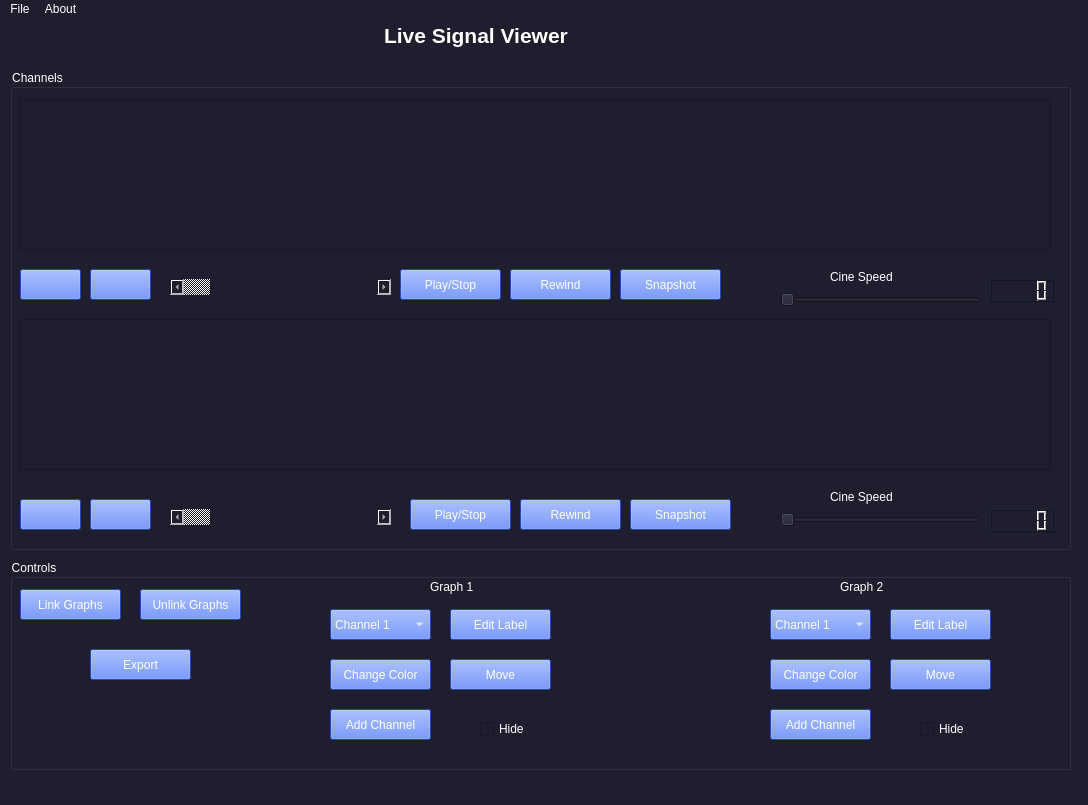
<?xml version="1.0" encoding="UTF-8"?>
<ui version="4.0">
 <class>MainWindow</class>
 <widget class="QMainWindow" name="MainWindow">
  <property name="geometry">
   <rect>
    <x>0</x>
    <y>0</y>
    <width>1088</width>
    <height>805</height>
   </rect>
  </property>
  <property name="windowTitle">
   <string>MainWindow</string>
  </property>
  <property name="styleSheet">
   <string notr="true">background-color: #1e1e2f;
color:white;</string>
  </property>
  <widget class="QWidget" name="centralwidget">
   <widget class="QTextBrowser" name="textBrowser">
    <property name="geometry">
     <rect>
      <x>380</x>
      <y>0</y>
      <width>381</width>
      <height>51</height>
     </rect>
    </property>
    <property name="styleSheet">
     <string notr="true">border:none;</string>
    </property>
    <property name="html">
     <string>&lt;!DOCTYPE HTML PUBLIC &quot;-//W3C//DTD HTML 4.0//EN&quot; &quot;http://www.w3.org/TR/REC-html40/strict.dtd&quot;&gt;
&lt;html&gt;&lt;head&gt;&lt;meta name=&quot;qrichtext&quot; content=&quot;1&quot; /&gt;&lt;style type=&quot;text/css&quot;&gt;
p, li { white-space: pre-wrap; }
&lt;/style&gt;&lt;/head&gt;&lt;body style=&quot; font-family:'MS Shell Dlg 2'; font-size:7.8pt; font-weight:400; font-style:normal;&quot;&gt;
&lt;p style=&quot; margin-top:0px; margin-bottom:0px; margin-left:0px; margin-right:0px; -qt-block-indent:0; text-indent:0px;&quot;&gt;&lt;span style=&quot; font-size:16pt; font-weight:600;&quot;&gt;Live Signal Viewer&lt;/span&gt;&lt;/p&gt;&lt;/body&gt;&lt;/html&gt;</string>
    </property>
   </widget>
   <widget class="QGroupBox" name="groupBox">
    <property name="geometry">
     <rect>
      <x>10</x>
      <y>50</y>
      <width>1061</width>
      <height>481</height>
     </rect>
    </property>
    <property name="styleSheet">
     <string notr="true"/>
    </property>
    <property name="title">
     <string>Channels</string>
    </property>
    <widget class="PlotWidget" name="graphicsView">
     <property name="geometry">
      <rect>
       <x>10</x>
       <y>30</y>
       <width>1031</width>
       <height>151</height>
      </rect>
     </property>
    </widget>
    <widget class="PlotWidget" name="graphicsView_2">
     <property name="geometry">
      <rect>
       <x>10</x>
       <y>250</y>
       <width>1031</width>
       <height>151</height>
      </rect>
     </property>
    </widget>
    <widget class="QPushButton" name="pushButton">
     <property name="geometry">
      <rect>
       <x>10</x>
       <y>200</y>
       <width>61</width>
       <height>31</height>
      </rect>
     </property>
     <property name="styleSheet">
      <string notr="true">background-color:#3366ff;
background-image: &quot;Assets/zoomin.png&quot;;</string>
     </property>
     <property name="text">
      <string/>
     </property>
     <property name="icon">
      <iconset>
       <normaloff>Assets/zoomin.png</normaloff>Assets/zoomin.png</iconset>
     </property>
    </widget>
    <widget class="QPushButton" name="pushButton_2">
     <property name="geometry">
      <rect>
       <x>80</x>
       <y>200</y>
       <width>61</width>
       <height>31</height>
      </rect>
     </property>
     <property name="styleSheet">
      <string notr="true">background-color:#3366ff;</string>
     </property>
     <property name="text">
      <string/>
     </property>
     <property name="icon">
      <iconset>
       <normaloff>Assets/zoom-out.png</normaloff>Assets/zoom-out.png</iconset>
     </property>
    </widget>
    <widget class="QPushButton" name="pushButton_6">
     <property name="geometry">
      <rect>
       <x>510</x>
       <y>430</y>
       <width>101</width>
       <height>31</height>
      </rect>
     </property>
     <property name="styleSheet">
      <string notr="true">background-color:#3366ff;</string>
     </property>
     <property name="text">
      <string>Rewind</string>
     </property>
    </widget>
    <widget class="QSlider" name="horizontalSlider">
     <property name="geometry">
      <rect>
       <x>770</x>
       <y>220</y>
       <width>201</width>
       <height>21</height>
      </rect>
     </property>
     <property name="orientation">
      <enum>Qt::Horizontal</enum>
     </property>
    </widget>
    <widget class="QLCDNumber" name="lcdNumber">
     <property name="geometry">
      <rect>
       <x>980</x>
       <y>210</y>
       <width>64</width>
       <height>23</height>
      </rect>
     </property>
    </widget>
    <widget class="QSlider" name="horizontalSlider_2">
     <property name="geometry">
      <rect>
       <x>770</x>
       <y>440</y>
       <width>201</width>
       <height>21</height>
      </rect>
     </property>
     <property name="orientation">
      <enum>Qt::Horizontal</enum>
     </property>
    </widget>
    <widget class="QLCDNumber" name="lcdNumber_2">
     <property name="geometry">
      <rect>
       <x>980</x>
       <y>440</y>
       <width>64</width>
       <height>23</height>
      </rect>
     </property>
    </widget>
    <widget class="QLabel" name="label">
     <property name="geometry">
      <rect>
       <x>820</x>
       <y>200</y>
       <width>111</width>
       <height>16</height>
      </rect>
     </property>
     <property name="text">
      <string>Cine Speed</string>
     </property>
    </widget>
    <widget class="QLabel" name="label_2">
     <property name="geometry">
      <rect>
       <x>820</x>
       <y>420</y>
       <width>111</width>
       <height>16</height>
      </rect>
     </property>
     <property name="text">
      <string>Cine Speed</string>
     </property>
    </widget>
    <widget class="QPushButton" name="pushButton_4">
     <property name="geometry">
      <rect>
       <x>10</x>
       <y>430</y>
       <width>61</width>
       <height>31</height>
      </rect>
     </property>
     <property name="styleSheet">
      <string notr="true">background-color:#3366ff;
background-image: &quot;Assets/zoomin.png&quot;;</string>
     </property>
     <property name="text">
      <string/>
     </property>
     <property name="icon">
      <iconset>
       <normaloff>Assets/zoomin.png</normaloff>Assets/zoomin.png</iconset>
     </property>
    </widget>
    <widget class="QPushButton" name="pushButton_5">
     <property name="geometry">
      <rect>
       <x>80</x>
       <y>430</y>
       <width>61</width>
       <height>31</height>
      </rect>
     </property>
     <property name="styleSheet">
      <string notr="true">background-color:#3366ff;</string>
     </property>
     <property name="text">
      <string/>
     </property>
     <property name="icon">
      <iconset>
       <normaloff>Assets/zoom-out.png</normaloff>Assets/zoom-out.png</iconset>
     </property>
    </widget>
    <widget class="QPushButton" name="pushButton_7">
     <property name="geometry">
      <rect>
       <x>400</x>
       <y>430</y>
       <width>101</width>
       <height>31</height>
      </rect>
     </property>
     <property name="styleSheet">
      <string notr="true">background-color:#3366ff;</string>
     </property>
     <property name="text">
      <string>Play/Stop</string>
     </property>
    </widget>
    <widget class="QPushButton" name="pushButton_8">
     <property name="geometry">
      <rect>
       <x>390</x>
       <y>200</y>
       <width>101</width>
       <height>31</height>
      </rect>
     </property>
     <property name="styleSheet">
      <string notr="true">background-color:#3366ff;</string>
     </property>
     <property name="text">
      <string>Play/Stop</string>
     </property>
    </widget>
    <widget class="QPushButton" name="pushButton_9">
     <property name="geometry">
      <rect>
       <x>500</x>
       <y>200</y>
       <width>101</width>
       <height>31</height>
      </rect>
     </property>
     <property name="styleSheet">
      <string notr="true">background-color:#3366ff;</string>
     </property>
     <property name="text">
      <string>Rewind</string>
     </property>
    </widget>
    <widget class="QScrollBar" name="horizontalScrollBar">
     <property name="enabled">
      <bool>false</bool>
     </property>
     <property name="geometry">
      <rect>
       <x>160</x>
       <y>210</y>
       <width>221</width>
       <height>16</height>
      </rect>
     </property>
     <property name="orientation">
      <enum>Qt::Horizontal</enum>
     </property>
    </widget>
    <widget class="QScrollBar" name="horizontalScrollBar_2">
     <property name="enabled">
      <bool>false</bool>
     </property>
     <property name="geometry">
      <rect>
       <x>160</x>
       <y>440</y>
       <width>221</width>
       <height>16</height>
      </rect>
     </property>
     <property name="orientation">
      <enum>Qt::Horizontal</enum>
     </property>
    </widget>
    <widget class="QPushButton" name="pushButton_14">
     <property name="geometry">
      <rect>
       <x>610</x>
       <y>200</y>
       <width>101</width>
       <height>31</height>
      </rect>
     </property>
     <property name="styleSheet">
      <string notr="true">background-color:#3366ff;</string>
     </property>
     <property name="text">
      <string>Snapshot</string>
     </property>
    </widget>
    <widget class="QPushButton" name="pushButton_15">
     <property name="geometry">
      <rect>
       <x>620</x>
       <y>430</y>
       <width>101</width>
       <height>31</height>
      </rect>
     </property>
     <property name="styleSheet">
      <string notr="true">background-color:#3366ff;</string>
     </property>
     <property name="text">
      <string>Snapshot</string>
     </property>
    </widget>
   </widget>
   <widget class="QGroupBox" name="groupBox_2">
    <property name="geometry">
     <rect>
      <x>10</x>
      <y>540</y>
      <width>1061</width>
      <height>211</height>
     </rect>
    </property>
    <property name="title">
     <string>Controls</string>
    </property>
    <widget class="QPushButton" name="pushButton_10">
     <property name="geometry">
      <rect>
       <x>10</x>
       <y>30</y>
       <width>101</width>
       <height>31</height>
      </rect>
     </property>
     <property name="styleSheet">
      <string notr="true">background-color:#3366ff;</string>
     </property>
     <property name="text">
      <string>Link Graphs</string>
     </property>
    </widget>
    <widget class="QPushButton" name="pushButton_11">
     <property name="geometry">
      <rect>
       <x>130</x>
       <y>30</y>
       <width>101</width>
       <height>31</height>
      </rect>
     </property>
     <property name="styleSheet">
      <string notr="true">background-color:#3366ff;</string>
     </property>
     <property name="text">
      <string>Unlink Graphs</string>
     </property>
    </widget>
    <widget class="QComboBox" name="comboBox_3">
     <property name="geometry">
      <rect>
       <x>320</x>
       <y>50</y>
       <width>101</width>
       <height>31</height>
      </rect>
     </property>
     <property name="styleSheet">
      <string notr="true">background-color:#3366ff;</string>
     </property>
     <item>
      <property name="text">
       <string>Channel 1</string>
      </property>
     </item>
     <item>
      <property name="text">
       <string>Channel 2</string>
      </property>
     </item>
     <item>
      <property name="text">
       <string>Channel 3</string>
      </property>
     </item>
    </widget>
    <widget class="QPushButton" name="pushButton_13">
     <property name="geometry">
      <rect>
       <x>440</x>
       <y>50</y>
       <width>101</width>
       <height>31</height>
      </rect>
     </property>
     <property name="styleSheet">
      <string notr="true">background-color:#3366ff;</string>
     </property>
     <property name="text">
      <string>Edit Label</string>
     </property>
    </widget>
    <widget class="QLabel" name="label_3">
     <property name="geometry">
      <rect>
       <x>420</x>
       <y>20</y>
       <width>111</width>
       <height>16</height>
      </rect>
     </property>
     <property name="text">
      <string>Graph 1</string>
     </property>
    </widget>
    <widget class="QLabel" name="label_5">
     <property name="geometry">
      <rect>
       <x>830</x>
       <y>20</y>
       <width>111</width>
       <height>16</height>
      </rect>
     </property>
     <property name="text">
      <string>Graph 2</string>
     </property>
    </widget>
    <widget class="QPushButton" name="pushButton_19">
     <property name="geometry">
      <rect>
       <x>320</x>
       <y>100</y>
       <width>101</width>
       <height>31</height>
      </rect>
     </property>
     <property name="styleSheet">
      <string notr="true">background-color:#3366ff;</string>
     </property>
     <property name="text">
      <string>Change Color</string>
     </property>
    </widget>
    <widget class="QPushButton" name="pushButton_28">
     <property name="geometry">
      <rect>
       <x>440</x>
       <y>100</y>
       <width>101</width>
       <height>31</height>
      </rect>
     </property>
     <property name="styleSheet">
      <string notr="true">background-color:#3366ff;</string>
     </property>
     <property name="text">
      <string>Move</string>
     </property>
    </widget>
    <widget class="QCheckBox" name="checkBox">
     <property name="geometry">
      <rect>
       <x>470</x>
       <y>160</y>
       <width>81</width>
       <height>20</height>
      </rect>
     </property>
     <property name="text">
      <string>Hide</string>
     </property>
    </widget>
    <widget class="QPushButton" name="pushButton_34">
     <property name="geometry">
      <rect>
       <x>880</x>
       <y>100</y>
       <width>101</width>
       <height>31</height>
      </rect>
     </property>
     <property name="styleSheet">
      <string notr="true">background-color:#3366ff;</string>
     </property>
     <property name="text">
      <string>Move</string>
     </property>
    </widget>
    <widget class="QPushButton" name="pushButton_35">
     <property name="geometry">
      <rect>
       <x>880</x>
       <y>50</y>
       <width>101</width>
       <height>31</height>
      </rect>
     </property>
     <property name="styleSheet">
      <string notr="true">background-color:#3366ff;</string>
     </property>
     <property name="text">
      <string>Edit Label</string>
     </property>
    </widget>
    <widget class="QPushButton" name="pushButton_36">
     <property name="geometry">
      <rect>
       <x>760</x>
       <y>100</y>
       <width>101</width>
       <height>31</height>
      </rect>
     </property>
     <property name="styleSheet">
      <string notr="true">background-color:#3366ff;</string>
     </property>
     <property name="text">
      <string>Change Color</string>
     </property>
    </widget>
    <widget class="QComboBox" name="comboBox_9">
     <property name="geometry">
      <rect>
       <x>760</x>
       <y>50</y>
       <width>101</width>
       <height>31</height>
      </rect>
     </property>
     <property name="styleSheet">
      <string notr="true">background-color:#3366ff;</string>
     </property>
     <item>
      <property name="text">
       <string>Channel 1</string>
      </property>
     </item>
     <item>
      <property name="text">
       <string>Channel 2</string>
      </property>
     </item>
     <item>
      <property name="text">
       <string>Channel 3</string>
      </property>
     </item>
    </widget>
    <widget class="QCheckBox" name="checkBox_3">
     <property name="geometry">
      <rect>
       <x>910</x>
       <y>160</y>
       <width>81</width>
       <height>20</height>
      </rect>
     </property>
     <property name="text">
      <string>Hide</string>
     </property>
    </widget>
    <widget class="QPushButton" name="pushButton_12">
     <property name="geometry">
      <rect>
       <x>80</x>
       <y>90</y>
       <width>101</width>
       <height>31</height>
      </rect>
     </property>
     <property name="styleSheet">
      <string notr="true">background-color:#3366ff;</string>
     </property>
     <property name="text">
      <string>Export</string>
     </property>
    </widget>
    <widget class="QPushButton" name="pushButton_20">
     <property name="geometry">
      <rect>
       <x>320</x>
       <y>150</y>
       <width>101</width>
       <height>31</height>
      </rect>
     </property>
     <property name="styleSheet">
      <string notr="true">background-color:#3366ff;</string>
     </property>
     <property name="text">
      <string>Add Channel</string>
     </property>
    </widget>
    <widget class="QPushButton" name="pushButton_21">
     <property name="geometry">
      <rect>
       <x>760</x>
       <y>150</y>
       <width>101</width>
       <height>31</height>
      </rect>
     </property>
     <property name="styleSheet">
      <string notr="true">background-color:#3366ff;</string>
     </property>
     <property name="text">
      <string>Add Channel</string>
     </property>
    </widget>
   </widget>
  </widget>
  <widget class="QMenuBar" name="menubar">
   <property name="geometry">
    <rect>
     <x>0</x>
     <y>0</y>
     <width>1088</width>
     <height>26</height>
    </rect>
   </property>
   <widget class="QMenu" name="menuFile">
    <property name="title">
     <string>File</string>
    </property>
    <addaction name="actionLoad_Signal"/>
   </widget>
   <widget class="QMenu" name="menuAbout">
    <property name="title">
     <string>About</string>
    </property>
   </widget>
   <addaction name="menuFile"/>
   <addaction name="menuAbout"/>
  </widget>
  <widget class="QStatusBar" name="statusbar"/>
  <action name="actionLoad_Signal">
   <property name="text">
    <string>Load Signal</string>
   </property>
  </action>
 </widget>
 <customwidgets>
  <customwidget>
   <class>PlotWidget</class>
   <extends>QGraphicsView</extends>
   <header>pyqtgraph</header>
  </customwidget>
 </customwidgets>
 <resources/>
 <connections>
  <connection>
   <sender>horizontalSlider</sender>
   <signal>valueChanged(int)</signal>
   <receiver>lcdNumber</receiver>
   <slot>display(int)</slot>
   <hints>
    <hint type="sourcelabel">
     <x>709</x>
     <y>269</y>
    </hint>
    <hint type="destinationlabel">
     <x>791</x>
     <y>275</y>
    </hint>
   </hints>
  </connection>
  <connection>
   <sender>horizontalSlider_2</sender>
   <signal>valueChanged(int)</signal>
   <receiver>lcdNumber_2</receiver>
   <slot>display(int)</slot>
   <hints>
    <hint type="sourcelabel">
     <x>736</x>
     <y>464</y>
    </hint>
    <hint type="destinationlabel">
     <x>787</x>
     <y>468</y>
    </hint>
   </hints>
  </connection>
 </connections>
</ui>
